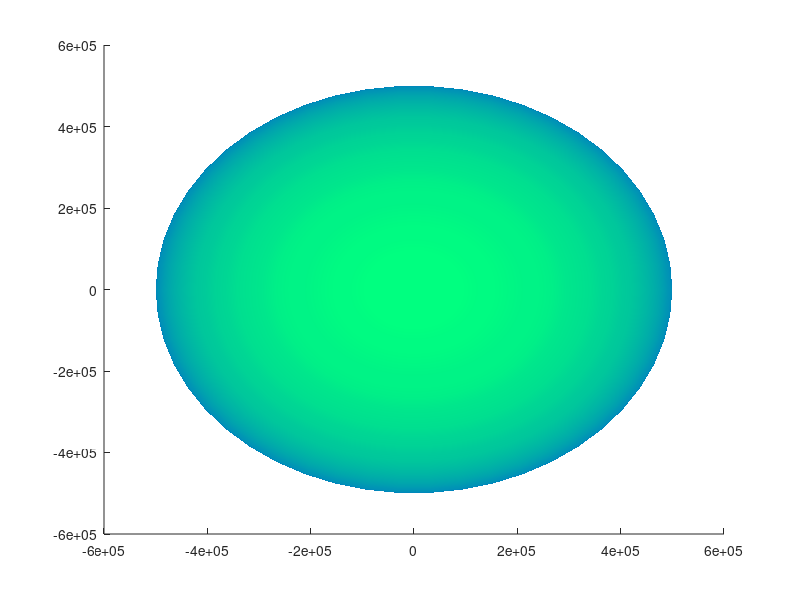

The MATLAB source for this figure: (Note: this script raises an error after producing the figure.)
close all; clear all;
fig = figure;
hold on

%% Make the sky sphere -- just make a sphere surface and map a blue gradient to it.
skymap = winter; %We'll use the colormap "winter" which is defined by matlab.

% Here's a gradient I made up that's a bit more horizon-like. You can
% experiment.
% flipud([logspace(-0.5,0,1000)',logspace(-0.5,0,1000)',logspace(-0.001,0,1000)']);

[skyX,skyY,skyZ] = sphere(50); %create the surface data for a sphere.
sky = surf(500000*skyX,500000*skyY,500000*skyZ,'LineStyle','none','FaceColor','interp'); %Make a sphere object.
colormap(skymap) %Give it colormap we defined above.

%All the code from here on out is from previous examples.

%% Add ground and texture (as in A_NiceGround.m)
ground = 10000*membrane(1,40)-10000;
groundSurf = surf(linspace(-10000,10000,size(ground,1)),linspace(-10000,10000,size(ground,2)),ground,'LineStyle','none','AmbientStrength',0.3,'DiffuseStrength',0.8,'SpecularStrength',0,'SpecularExponent',10,'SpecularColorReflectance',1);

%Add ground texture and shading.
texture = imread('texture.jpg');
groundSurf.FaceColor = 'texturemap';
groundSurf.CData = texture;
camlight('headlight');

axis([-10000 10000 -10000 10000 -10000 10000])
hold off

fig.Children.Visible = 'off';
fig.Children.Clipping = 'off';
fig.Children.Projection = 'perspective';

%% Now let's view it using the same stuff as in Example A in folder 2.
origPos = [8000,8000,0]';
campos(origPos);
origTarget = [0,0,-10000];
camtarget(origTarget);
camva(40)

%pan around the scene
for i = 1:500
    campos(angle2dcm(0.01*i,0,0)*origPos);
    pause(0.01);
    
end

%look up a bit
for i = 1:500
    camtarget(origTarget+[0 0 20]*i);
    pause(0.01);
    
end

%"fly" forward
dir = camtarget - campos;
for i = 1:500
    camtarget(camtarget + 0.01*dir);
    campos(campos + 0.01*dir)
    pause(0.01);
    
end


